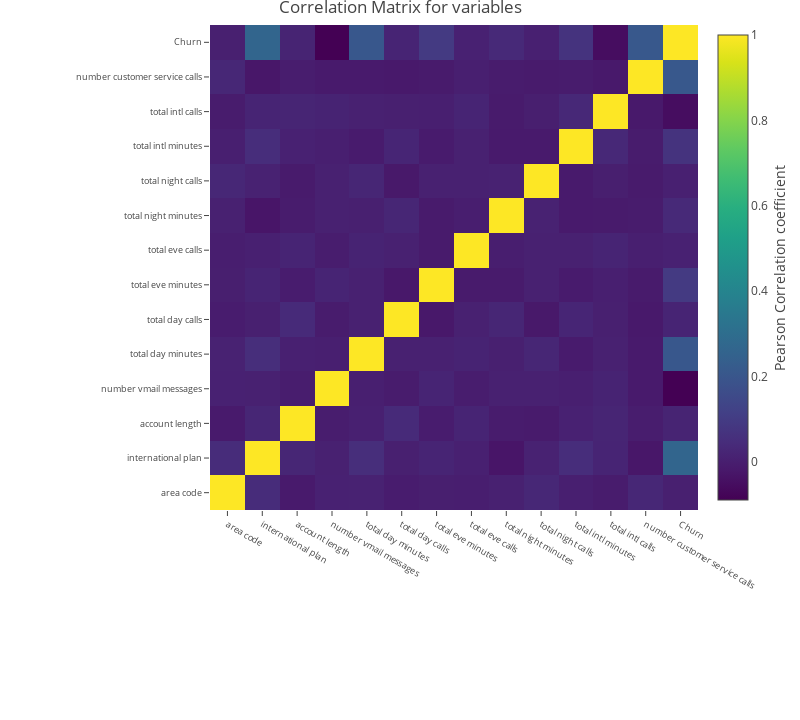

Write notebook code for a chart like this one.
### Code cell
#now we will again check correlation
correlation = df_train.corr()
#tick labels
matrix_cols = correlation.columns.tolist()
#convert to array
corr_array  = np.array(correlation)
#Plotting
trace = go.Heatmap(z = corr_array,
                   x = matrix_cols,
                   y = matrix_cols,
                   colorscale = "Viridis",
                   colorbar   = dict(title = "Pearson Correlation coefficient",
                                     titleside = "right"
                                    ) ,
                  )

layout = go.Layout(dict(title = "Correlation Matrix for variables",
                        autosize = False,
                        height  = 720,
                        width   = 800,
                        margin  = dict(r = 0 ,l = 210,
                                       t = 25,b = 210,
                                      ),
                        yaxis   = dict(tickfont = dict(size = 9)),
                        xaxis   = dict(tickfont = dict(size = 9))
                       )
                  )

data = [trace]
fig = go.Figure(data=data,layout=layout)
py.iplot(fig)

### Figure 1 — Plotly figure (JSON) as saved in the notebook; plotly's stock layout.template omitted (floating-point values rounded to 4 significant figures; data arrays with more than 128 entries replaced by an {"elided": "..."} marker saying what was removed)
{"data": [{"colorbar": {"title": "Pearson Correlation coefficient", "titleside": "right"}, "colorscale": "Viridis", "type": "heatmap", "uid": "8e3570eb-4044-486f-b4e3-35bce582741d", "x": ["area code", "international plan", "account length", "number vmail messages", "total day minutes", "total day calls", "total eve minutes", "total eve calls", "total night minutes", "total night calls", "total intl minutes", "total intl calls", "number customer service calls", "Churn"], "y": ["area code", "international plan", "account length", "number vmail messages", "total day minutes", "total day calls", "total eve minutes", "total eve calls", "total night minutes", "total night calls", "total intl minutes", "total intl calls", "number customer service calls", "Churn"], "z": {"elided": "14x14 float values"}}], "layout": {"autosize": false, "height": 720, "margin": {"b": 210, "l": 210, "r": 0, "t": 25}, "title": "Correlation Matrix for variables", "width": 800, "xaxis": {"tickfont": {"size": 9}}, "yaxis": {"tickfont": {"size": 9}}}}
